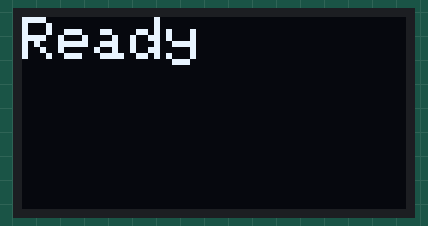
Bench run of a sketch on a simulated Arduino Uno, built with avr-gcc and run on an emulated ATmega328P. Parts: 128×64 one-colour display.

Above: at 0.1 s.
At 5.7 s:
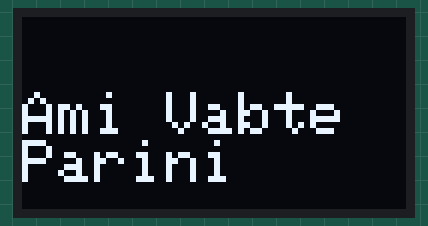
At 10.9 s:
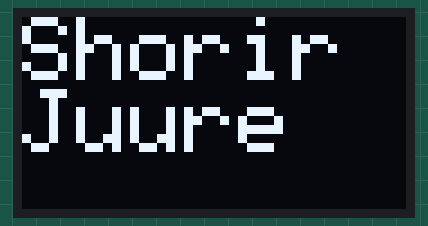
At 13.5 s:
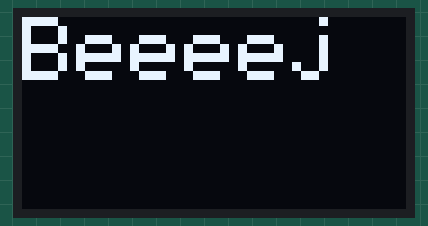
At 15.6 s:
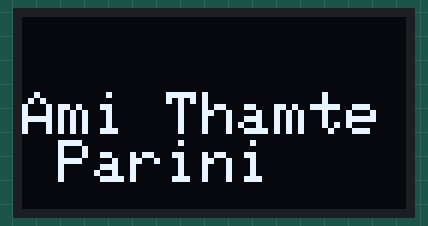
At 23.4 s:
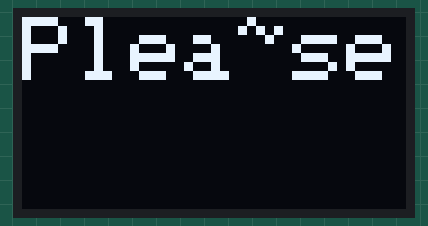

Measured:
- what the display in image 1 shows lasts 2.1 s, from 5.7 s to 7.8 s
- what the display in image 2 shows lasts 1.5 s, from 10.8 s to 12.3 s
- what the display in image 3 shows lasts 1.7 s, from 13.5 s to 15.2 s
- what the display in image 5 shows lasts 1.8 s, from 23.4 s to 25.2 s

The sketch:

ekhononekraat.ino
```cpp
#include <Wire.h>
#include <Adafruit_GFX.h>
#include <Adafruit_SSD1306.h>

#define SCREEN_WIDTH 128
#define SCREEN_HEIGHT 64
#define OLED_RESET -1
Adafruit_SSD1306 oled(SCREEN_WIDTH, SCREEN_HEIGHT, &Wire, OLED_RESET);

struct LyricLine {
  unsigned long time;
  const char* text;
  int size;
};

LyricLine lyrics[] = {
  {0,     "",                     3},
  {500,   "Ami Vabte Parini",     2},
  {2600,  "Tumiii",               3},
  {3300,  "Buker  Vetor",         3},
  {4500,  "FATCHOO",              3},
  {5233,  "Amaaar",               3},
  {5633,  "Shorir Juure",         3},
  {7067,  "Tomar  Premer",        3},
  {8300,  "Beeeej",               3},
  {10033, "",                     3},
  {10400, "Ami Thamte Parini",    2},
  {12467, "Tomar  Galee",         3},
  {13733, "Norom  Dukkho",        3},
  {15133, "Amaaay",               3},
  {15600, "Duhat  diyee",         3},
  {16700, "Muchte dioo",          3},
  {18167, "Plea~se",              3}
};

int totalLines = 17;
int currentLine = 0;

unsigned long outroStartTime = 20000;
unsigned long songStartTime;
unsigned long blinkTimer = 0;
bool subscribeVisible = true;

void setup() {
  if (!oled.begin(SSD1306_SWITCHCAPVCC, 0x3C)) {
    while (true);
  }
  oled.setTextColor(SSD1306_WHITE);

  showReady();
  delay(2000);

  runCountdown();
  songStartTime = millis();
}

void loop() {
  unsigned long elapsed = millis() - songStartTime;

  if (currentLine < totalLines && elapsed >= lyrics[currentLine].time) {
    oled.clearDisplay();
    oled.setTextSize(lyrics[currentLine].size);

    if (lyrics[currentLine].size == 2) {
      printCentered(lyrics[currentLine].text, 2, 25); // vertically placed mid-screen too
    } else {
      oled.setCursor(0, 0);
      oled.print(lyrics[currentLine].text);
    }

    oled.display();
    currentLine++;
  }

  if (currentLine >= totalLines && elapsed >= outroStartTime) {
    animateOutro();
  }
}

// Calculates horizontal center based on character count, then prints there
void printCentered(const char* text, int size, int y) {
  int charWidth = 6 * size; // each character is roughly 6px wide per size multiplier
  int textWidth = strlen(text) * charWidth;
  int x = (SCREEN_WIDTH - textWidth) / 2;
  if (x < 0) x = 0; // safety clamp if text is too wide to fully center

  oled.setCursor(x, y);
  oled.print(text);
}

void animateOutro() {
  if (millis() - blinkTimer >= 500) {
    blinkTimer = millis();
    subscribeVisible = !subscribeVisible;

    oled.clearDisplay();
    oled.setTextSize(2);
    oled.setCursor(15, 5);
    oled.print("See you");
    oled.setCursor(10, 25);
    oled.print("in Day 7");

    if (subscribeVisible) {
      oled.setCursor(5, 48);
      oled.print("SUBSCRIBE");
    }

    oled.display();
  }
}

void showReady() {
  oled.clearDisplay();
  oled.setTextSize(2);
  oled.setCursor(0, 0);
  oled.print("Ready");
  oled.display();
}

void runCountdown() {
  int nums[] = {3, 2, 1};
  for (int i = 0; i < 3; i++) {
    oled.clearDisplay();
    oled.setTextSize(4);
    oled.setCursor(56, 24);
    oled.print(nums[i]);
    oled.display();
    delay(1000);
  }
  oled.clearDisplay();
  oled.display();
}
```
